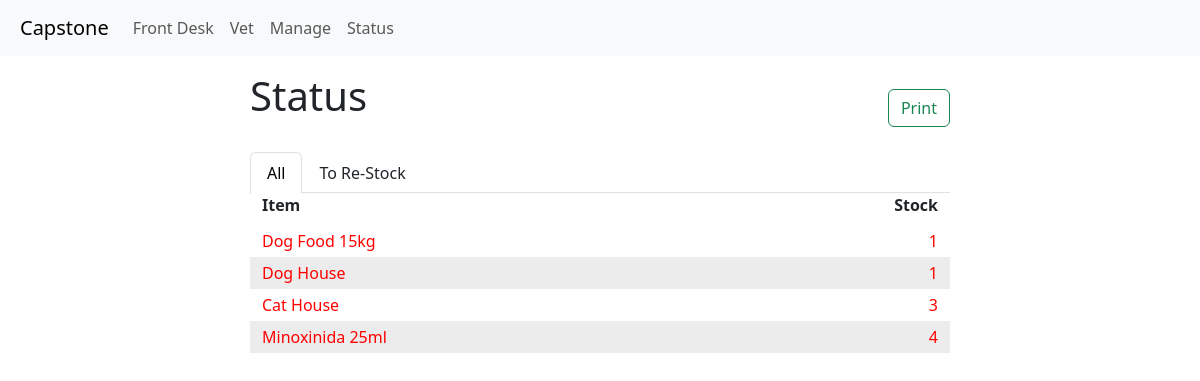
Before: /status with the older database file.
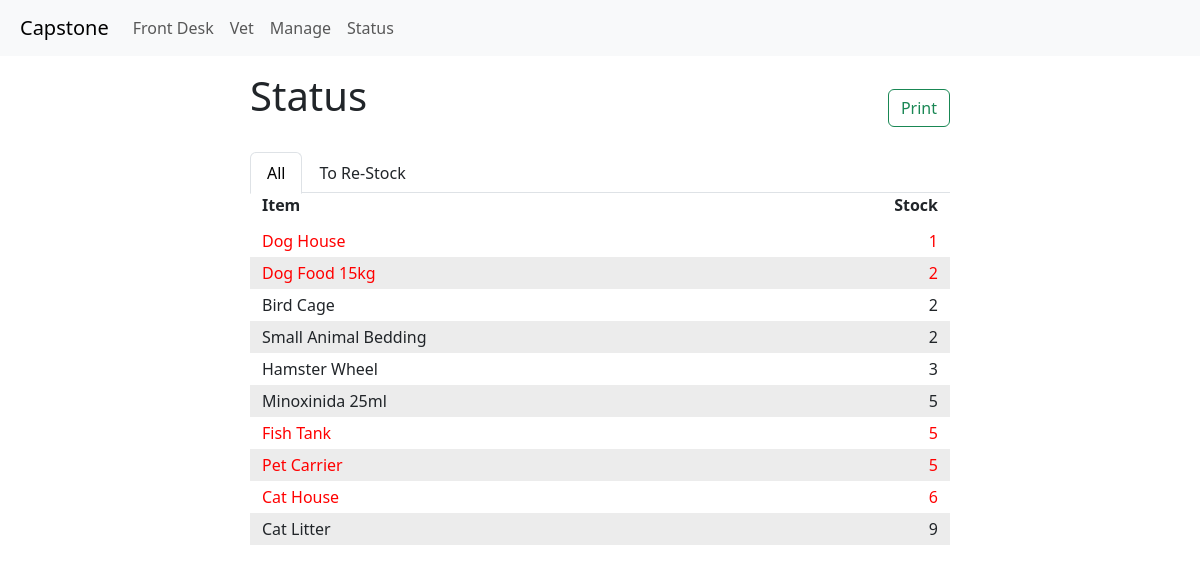
After: the same page with the newer database file.
### item_track/models.py (models this page shows, shortened)
class Item(models.Model):
    id = models.AutoField(primary_key=True)
    name = models.CharField(max_length=64)
    description = models.CharField(max_length=256, blank=True, null=True)
    barcode = models.CharField(max_length=64, blank=True, null=True)
    image = models.ImageField(upload_to="item_track/images", blank=True, null=True)
    category = models.ManyToManyField("Category", blank=True, related_name="items")
    price = models.DecimalField(max_digits=10, decimal_places=2, blank=True, null=True)
    stock = models.IntegerField(blank=True, null=True)
    stock_min = models.IntegerField(blank=True, null=True)
    date_added = models.DateTimeField(auto_now_add=True)
    date_modified = models.DateTimeField(auto_now=True)
    expiration_date = models.DateTimeField(blank=True, null=True)
    active = models.BooleanField(default=True)
    def __str__(self):
        return f"{self.name}"

### item_track/views.py (the view)
# urls.py: path("status", views.status, name="status"),
def status(request):
    items = Item.objects.all()
    items = items.order_by('stock')
    return render(request, "item_track/status.html",{
        'items': items,
    })

### item_track/templates/item_track/status.html (shortened to what this page needs)
{% extends "item_track/layout.html" %}
{% load static %}
{% block body %}
    {% block head %}
    <div class="d-flex justify-content-center p-2">
    <div class="w-100" style="max-width: 700px;">
        <div class="d-flex align-items-center justify-content-between">
            <h1 class="pb-4 pt-2">Status</h1>
            <div>
                <button class="btn btn-outline-success" onclick="print_inform()">Print</button>
            </div>
        </div>
        <ul class="nav nav-tabs">
            <li class="nav-item">
                <a class="nav-link active" aria-current="page" id="all-items" onclick="all_items()">All</a>
            </li>
            <li class="nav-item">
                <a class="nav-link" id="re-stock-item" onclick="re_stock()">To Re-Stock</a>
            </li>
        </ul>
        <div class="container text-left pb-2">
            <div class="row">
                <div class="col">
                <b>Item</b>
                </div>
                <div class="col text-right">
                <b>Stock</b>
                </div>
            </div>
        </div>
        {% for item in items %}
        <div class="container item-row text-left {% if forloop.counter|divisibleby:2 %} even-row {% else %} odd-row {% endif %}
                    {% if item.stock < item.stock_min %} out-stock {% else %} with-stock {% endif %}"
                    style="display: block">
            <div class="row pb-1 pt-1">
                <div class="col">
                {{ item }}
                </div>
                <div class="col text-right">
                {{ item.stock }}
                </div>
                </div>
            </div>
        {% endfor %}
        </div>
    </div>
    </div>
    {% endblock %}
{% endblock %}

### item_track/templates/item_track/layout.html (shortened to what this page needs)
{% load static %}
<!DOCTYPE html>
<html lang="en">
    <head>
        <link rel="stylesheet" href="https://stackpath.bootstrapcdn.com/bootstrap/4.4.1/css/bootstrap.min.css">
        <link href="{% static 'item_track/styles.css' %}" rel="stylesheet">
        <link rel="stylesheet" href="https://cdnjs.cloudflare.com/ajax/libs/rangeslider.js/2.3.3/rangeslider.css">
        <link href="https://maxcdn.bootstrapcdn.com/bootstrap/4.5.2/css/bootstrap.min.css" rel="stylesheet">
        <link href="https://cdn.jsdelivr.net/npm/bootstrap@5.3.1/dist/css/bootstrap.min.css" rel="stylesheet">
    </head>
    <body>
      <nav class="navbar navbar-expand-lg bg-body-tertiary p-2">
        <div class="container-fluid">
          <a class="navbar-brand" href="{% url 'index' %}">Capstone</a>
          <div class="collapse navbar-collapse" id="navbarNav">
            <ul class="navbar-nav">
              <li class="nav-item">
                <a class="nav-link" href="{% url 'front_desk' %}">Front Desk</a>
              </li>
              <li class="nav-item">
                <a class="nav-link" href="{% url 'vet' %}">Vet</a>
              </li>
              <li class="nav-item">
                <a class="nav-link" href="{% url 'manage' %}">Manage</a>
              </li>
              <li class="nav-item">
                <a class="nav-link" href="{% url 'status' %}">Status</a>
              </li>
            </ul>
          </div>
        </div>
      </nav>
      <div class="body">
          {% block body %}
          {% endblock %}
    </body>
</html>

### item_track/static/item_track/styles.css (style rules this page uses)
.even-row { background-color: #ECECEC; }
.odd-row { background-color: #FFFFFF; }
.out-stock { color: red; }

Changed rows visible on the page:
shown differently, row unchanged: Item "Dog House": moves up the list
changed Item "Dog Food 15kg": stock "1" → "2"
added Item: name "Bird Cage", stock "2"
added Item: name "Small Animal Bedding", stock "2"
added Item: name "Hamster Wheel", stock "3"
changed Item "Minoxinida 25ml": stock "4" → "5"; moves up the list
added Item: name "Fish Tank", stock "5"
added Item: name "Pet Carrier", stock "5"
changed Item "Cat House": stock "3" → "6"
added Item: name "Cat Litter", stock "9"
